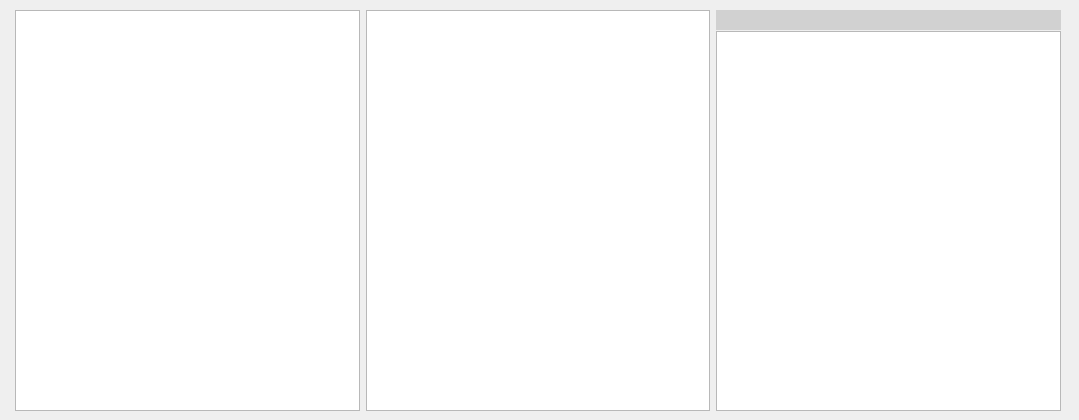
<?xml version="1.0" encoding="UTF-8"?>
<ui version="4.0">
 <class>Dialog</class>
 <widget class="QDialog" name="Dialog">
  <property name="windowModality">
   <enum>Qt::ApplicationModal</enum>
  </property>
  <property name="geometry">
   <rect>
    <x>0</x>
    <y>0</y>
    <width>1079</width>
    <height>420</height>
   </rect>
  </property>
  <property name="minimumSize">
   <size>
    <width>870</width>
    <height>420</height>
   </size>
  </property>
  <property name="windowTitle">
   <string>RDF Export</string>
  </property>
  <widget class="QDialogButtonBox" name="buttonBox">
   <property name="geometry">
    <rect>
     <x>880</x>
     <y>370</y>
     <width>180</width>
     <height>30</height>
    </rect>
   </property>
   <property name="minimumSize">
    <size>
     <width>180</width>
     <height>30</height>
    </size>
   </property>
   <property name="maximumSize">
    <size>
     <width>200</width>
     <height>16777215</height>
    </size>
   </property>
   <property name="locale">
    <locale language="English" country="UnitedStates"/>
   </property>
   <property name="orientation">
    <enum>Qt::Horizontal</enum>
   </property>
   <property name="standardButtons">
    <set>QDialogButtonBox::NoButton</set>
   </property>
   <property name="centerButtons">
    <bool>false</bool>
   </property>
  </widget>
  <widget class="QWidget" name="container_widget" native="true">
   <property name="geometry">
    <rect>
     <x>10</x>
     <y>10</y>
     <width>1051</width>
     <height>401</height>
    </rect>
   </property>
   <layout class="QHBoxLayout" name="horizontalLayout">
    <property name="leftMargin">
     <number>5</number>
    </property>
    <property name="topMargin">
     <number>0</number>
    </property>
    <property name="rightMargin">
     <number>0</number>
    </property>
    <property name="bottomMargin">
     <number>0</number>
    </property>
    <item>
     <widget class="QTreeWidget" name="layers_tree">
      <attribute name="headerVisible">
       <bool>false</bool>
      </attribute>
      <column>
       <property name="text">
        <string notr="true">1</string>
       </property>
      </column>
     </widget>
    </item>
    <item>
     <widget class="QTreeWidget" name="attributes_tree">
      <property name="columnCount">
       <number>2</number>
      </property>
      <attribute name="headerVisible">
       <bool>false</bool>
      </attribute>
      <column>
       <property name="text">
        <string notr="true">1</string>
       </property>
      </column>
      <column>
       <property name="text">
        <string notr="true">2</string>
       </property>
      </column>
     </widget>
    </item>
    <item>
     <widget class="QWidget" name="metadata_widget" native="true">
      <property name="minimumSize">
       <size>
        <width>10</width>
        <height>0</height>
       </size>
      </property>
      <layout class="QVBoxLayout" name="verticalLayout" stretch="0,0">
       <property name="spacing">
        <number>1</number>
       </property>
       <property name="leftMargin">
        <number>0</number>
       </property>
       <property name="topMargin">
        <number>0</number>
       </property>
       <property name="rightMargin">
        <number>0</number>
       </property>
       <property name="bottomMargin">
        <number>0</number>
       </property>
       <item>
        <widget class="QLabel" name="metadata_title_label">
         <property name="minimumSize">
          <size>
           <width>0</width>
           <height>20</height>
          </size>
         </property>
         <property name="maximumSize">
          <size>
           <width>16777215</width>
           <height>20</height>
          </size>
         </property>
         <property name="font">
          <font>
           <pointsize>10</pointsize>
           <weight>75</weight>
           <bold>true</bold>
          </font>
         </property>
         <property name="styleSheet">
          <string notr="true">background-color: rgb(209, 209, 209);</string>
         </property>
         <property name="text">
          <string/>
         </property>
         <property name="margin">
          <number>5</number>
         </property>
         <property name="indent">
          <number>5</number>
         </property>
        </widget>
       </item>
       <item>
        <widget class="QTreeWidget" name="metadata_tree">
         <property name="columnCount">
          <number>2</number>
         </property>
         <attribute name="headerVisible">
          <bool>false</bool>
         </attribute>
         <column>
          <property name="text">
           <string notr="true">1</string>
          </property>
         </column>
         <column>
          <property name="text">
           <string notr="true">2</string>
          </property>
         </column>
        </widget>
       </item>
      </layout>
     </widget>
    </item>
   </layout>
  </widget>
 </widget>
 <resources/>
 <connections>
  <connection>
   <sender>buttonBox</sender>
   <signal>accepted()</signal>
   <receiver>Dialog</receiver>
   <slot>accept()</slot>
   <hints>
    <hint type="sourcelabel">
     <x>248</x>
     <y>254</y>
    </hint>
    <hint type="destinationlabel">
     <x>157</x>
     <y>274</y>
    </hint>
   </hints>
  </connection>
  <connection>
   <sender>buttonBox</sender>
   <signal>rejected()</signal>
   <receiver>Dialog</receiver>
   <slot>reject()</slot>
   <hints>
    <hint type="sourcelabel">
     <x>316</x>
     <y>260</y>
    </hint>
    <hint type="destinationlabel">
     <x>286</x>
     <y>274</y>
    </hint>
   </hints>
  </connection>
 </connections>
</ui>
